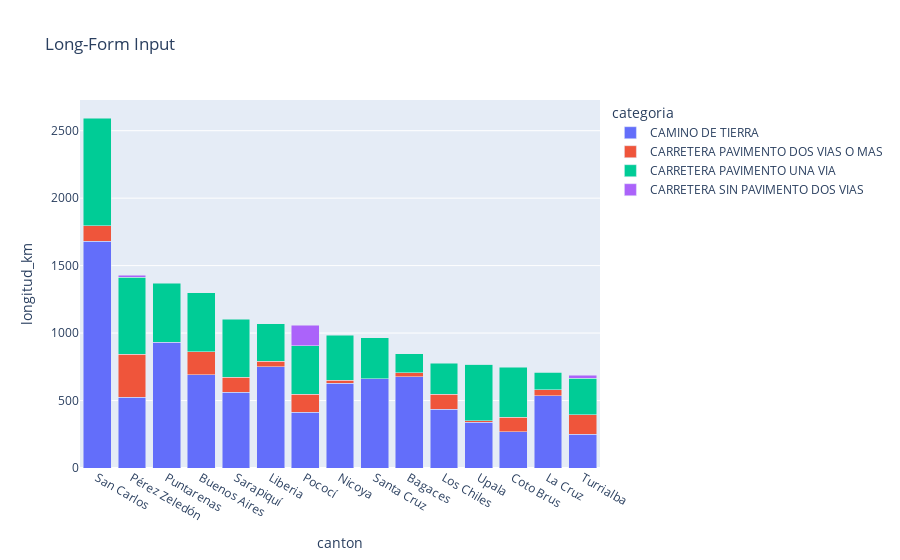

Notebook cell for this chart:
### Code cell
long_df = px.data.medals_long()

fig = px.bar(top_15_longitud_graficar, 
             x="canton", 
             y="longitud_km", 
             color="categoria", 
             title="Long-Form Input")

fig.update_layout(barmode='stack', 
                  xaxis={'categoryorder':'array', 
                         'categoryarray':top_15_longitud.canton.to_list() # para ordenar. Cantones con más carreteras van primero
                        }
                 )
fig.show()

### Figure 1 — Plotly figure (JSON) as saved in the notebook; plotly's stock layout.template omitted (floating-point values rounded to 4 significant figures)
{"data": [{"alignmentgroup": "True", "hovertemplate": "categoria=CAMINO DE TIERRA<br>canton=%{x}<br>longitud_km=%{y}<extra></extra>", "legendgroup": "CAMINO DE TIERRA", "marker": {"color": "#636efa", "pattern": {"shape": ""}}, "name": "CAMINO DE TIERRA", "offsetgroup": "CAMINO DE TIERRA", "orientation": "v", "showlegend": true, "textposition": "auto", "type": "bar", "x": ["Bagaces", "Buenos Aires", "Coto Brus", "La Cruz", "Liberia", "Los Chiles", "Nicoya", "Pococí", "Puntarenas", "Pérez Zeledón", "San Carlos", "Santa Cruz", "Sarapiquí", "Turrialba", "Upala"], "xaxis": "x", "y": [676.1, 691.7, 269.1, 535.1, 751.7, 433.7, 629.5, 412.4, 930.4, 524.7, 1681.0, 662.4, 561.1, 251.6, 339.3], "yaxis": "y"}, {"alignmentgroup": "True", "hovertemplate": "categoria=CARRETERA PAVIMENTO DOS VIAS O MAS<br>canton=%{x}<br>longitud_km=%{y}<extra></extra>", "legendgroup": "CARRETERA PAVIMENTO DOS VIAS O MAS", "marker": {"color": "#EF553B", "pattern": {"shape": ""}}, "name": "CARRETERA PAVIMENTO DOS VIAS O MAS", "offsetgroup": "CARRETERA PAVIMENTO DOS VIAS O MAS", "orientation": "v", "showlegend": true, "textposition": "auto", "type": "bar", "x": ["Bagaces", "Buenos Aires", "Coto Brus", "La Cruz", "Liberia", "Los Chiles", "Nicoya", "Pococí", "Pérez Zeledón", "San Carlos", "Sarapiquí", "Turrialba", "Upala"], "xaxis": "x", "y": [29.01, 170.9, 108.8, 46.08, 39.95, 114.5, 20.66, 132.6, 316.8, 112.5, 110.7, 143.6, 9.264], "yaxis": "y"}, {"alignmentgroup": "True", "hovertemplate": "categoria=CARRETERA PAVIMENTO UNA VIA<br>canton=%{x}<br>longitud_km=%{y}<extra></extra>", "legendgroup": "CARRETERA PAVIMENTO UNA VIA", "marker": {"color": "#00cc96", "pattern": {"shape": ""}}, "name": "CARRETERA PAVIMENTO UNA VIA", "offsetgroup": "CARRETERA PAVIMENTO UNA VIA", "orientation": "v", "showlegend": true, "textposition": "auto", "type": "bar", "x": ["Bagaces", "Buenos Aires", "Coto Brus", "La Cruz", "Liberia", "Los Chiles", "Nicoya", "Pococí", "Puntarenas", "Pérez Zeledón", "San Carlos", "Santa Cruz", "Sarapiquí", "Turrialba", "Upala"], "xaxis": "x", "y": [142.4, 434.4, 369.6, 128.7, 278.8, 228.8, 332.0, 359.4, 437.8, 573.2, 797.1, 302.8, 431.5, 270.8, 418.7], "yaxis": "y"}, {"alignmentgroup": "True", "hovertemplate": "categoria=CARRETERA SIN PAVIMENTO DOS VIAS<br>canton=%{x}<br>longitud_km=%{y}<extra></extra>", "legendgroup": "CARRETERA SIN PAVIMENTO DOS VIAS", "marker": {"color": "#ab63fa", "pattern": {"shape": ""}}, "name": "CARRETERA SIN PAVIMENTO DOS VIAS", "offsetgroup": "CARRETERA SIN PAVIMENTO DOS VIAS", "orientation": "v", "showlegend": true, "textposition": "auto", "type": "bar", "x": ["La Cruz", "Pococí", "Pérez Zeledón", "Turrialba", "Upala"], "xaxis": "x", "y": [4.302, 153.6, 14.92, 22.05, 2.901], "yaxis": "y"}], "layout": {"autosize": true, "barmode": "stack", "legend": {"title": {"text": "categoria"}, "tracegroupgap": 0}, "title": {"text": "Long-Form Input"}, "xaxis": {"anchor": "y", "autorange": true, "categoryarray": ["San Carlos", "Pérez Zeledón", "Puntarenas", "Buenos Aires", "Sarapiquí", "Liberia", "Pococí", "Nicoya", "Santa Cruz", "Bagaces", "Los Chiles", "Upala", "Coto Brus", "La Cruz", "Turrialba"], "categoryorder": "array", "domain": [0, 1], "range": [-0.5, 14.5], "title": {"text": "canton"}, "type": "category"}, "yaxis": {"anchor": "x", "autorange": true, "domain": [0, 1], "range": [0, 2727.0], "title": {"text": "longitud_km"}, "type": "linear"}}}
